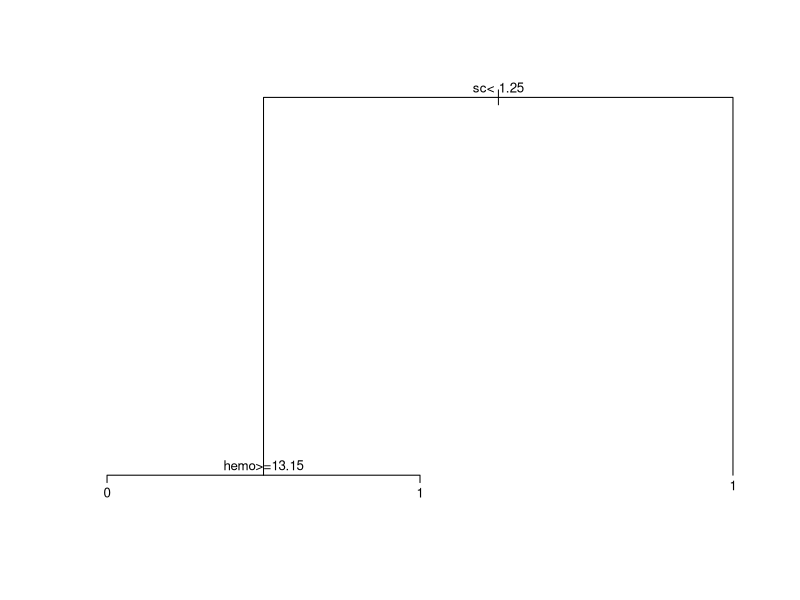
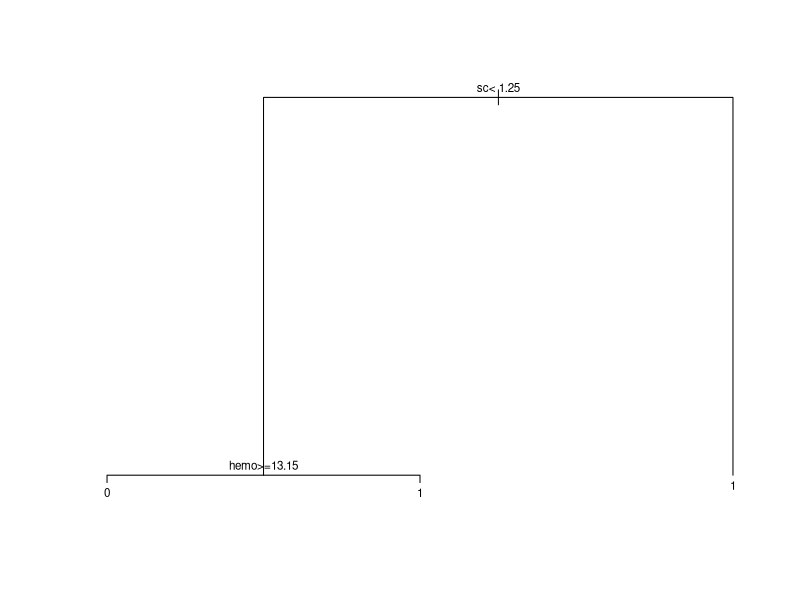
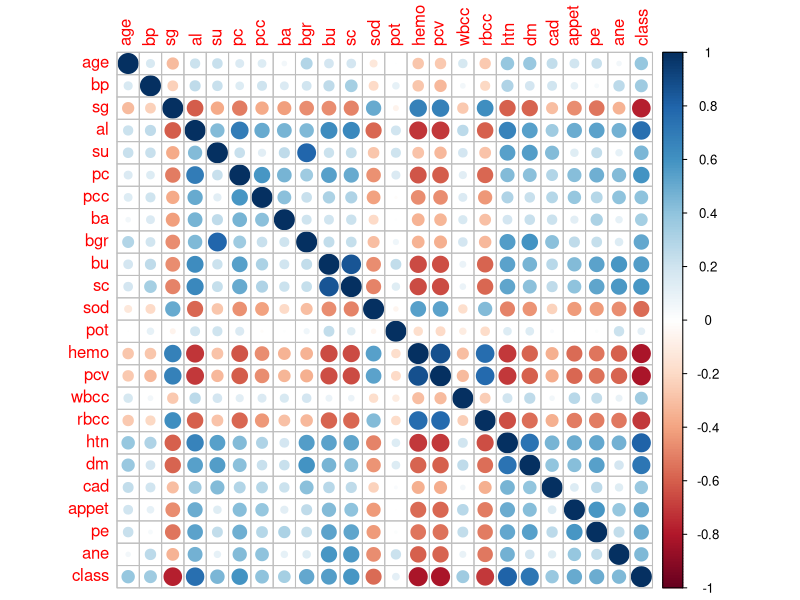

Reproduce these figures in R, in order.
setwd('/Users/margauxzaffran/Documents/ENSTA/3A/SOD322/ClassificationAssociative')

precision <- function(y_true, y_pred, class){
  VP <- sum(y_pred[y_true == class] == class)
  FP <- sum(y_pred[y_true != class] == class)
  return(VP / (VP+FP))
}

recall <- function(y_true, y_pred, class){
  VP <- sum(y_pred[y_true == class] == class)
  FN <- sum(y_pred[y_true == class] != class)
  return(VP / (VP+FN))
}

library('tidyverse')

data <- read_csv('data/kidney.csv')
summary(data)

# pc abnormal = 1
data$pc[data$pc == "abnormal"] = 1
data$pc[data$pc == "normal"] = 0
data$pc <- as.numeric(as.character(data$pc))
# pcc, ba present = 1 
data$pcc[data$pcc == "present"] = 1
data$pcc[data$pcc == "notpresent"] = 0
data$pcc <- as.numeric(as.character(data$pcc))
data$ba[data$ba == "present"] = 1
data$ba[data$ba == "notpresent"] = 0
data$ba <- as.numeric(as.character(data$ba))
# htn, dm, cad, pe, ane yes = 1
data$htn[data$htn == "yes"] = 1
data$htn[data$htn == "no"] = 0
data$htn <- as.numeric(as.character(data$htn))
data$dm[data$dm == "yes"] = 1
data$dm[data$dm == "no"] = 0
data$dm <- as.numeric(as.character(data$dm))
data$cad[data$cad == "yes"] = 1
data$cad[data$cad == "no"] = 0
data$cad <- as.numeric(as.character(data$cad))
data$pe[data$pe == "yes"] = 1
data$pe[data$pe == "no"] = 0
data$pe <- as.numeric(as.character(data$pe))
data$ane[data$ane == "yes"] = 1
data$ane[data$ane == "no"] = 0
data$ane <- as.numeric(as.character(data$ane))
# appet good = 0
data$appet[data$appet == "good"] = 0
data$appet[data$appet == "poor"] = 1
data$appet <- as.numeric(as.character(data$appet))
# class ckd = 1
data$class[data$class == "ckd"] = 1
data$class[data$class == "notckd"] = 0
data$class <- as.numeric(as.character(data$class))

library(rpart)

# Création des échantillons de d'apprentissage et de test

test = sample(1:length(data$class),63)
train = -test
train = data[train,]
test = data[test,]

# Arbre maximal

init_tree = rpart(class ~ ., data = train, method = "class")
plot(init_tree)
text(init_tree,cex=.8)
print(init_tree)

max_tree = rpart(class ~ ., data = train, method = "class", control = rpart.control(cp = 0))
plot(max_tree)
text(max_tree,cex=.7)
print(max_tree)

class_train = predict(max_tree,type = "class")
class_test = predict(max_tree, newdata = test, type = "class")

precision(train$class, class_train, 0)
recall(train$class, class_train, 0)

precision(train$class, class_train, 1)
recall(train$class, class_train, 1)

precision(test$class, class_test, 0)
recall(test$class, class_test, 0)

precision(test$class, class_test, 1)
recall(test$class, class_test, 1)

# Analyse descriptive

library(corrplot)

corrplot(cor(data), method="circle")

